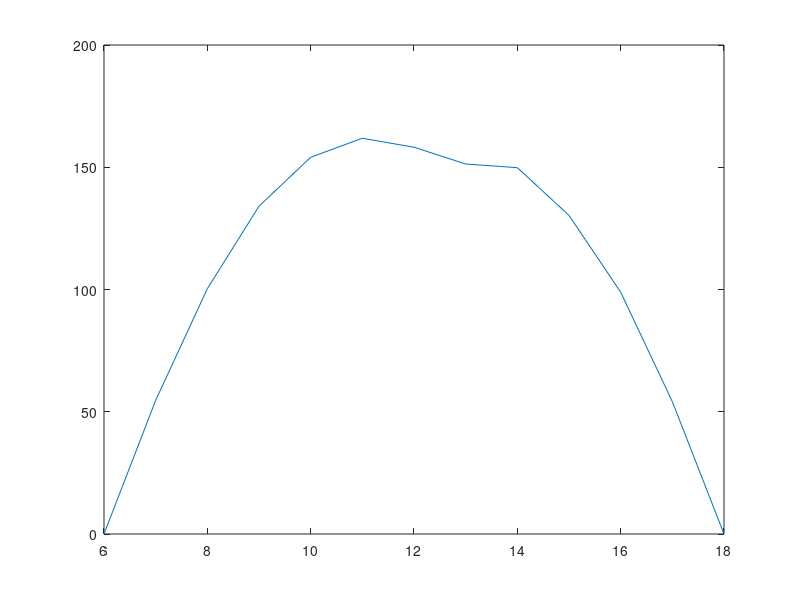

Write MATLAB code to recreate this figure.
I=0.001;
eta=.153;
radian=[0 0.262 0.524 0.785 1.047 1.309 1.571 1.309 1.047 0.785 0.524 0.262 0];
temp=[18 19 21 23 26 29 33 35 29 27 24 23 22]; 
time=[6 7 8 9 10 11 12 13 14 15 16 17 18];
for i=1:13
    
    F(i)=I*sin(radian(i))*eta*1300000*(1-0.0043*(2.2*sin(radian(i))*temp(i)-25));
end
plot(time,F);